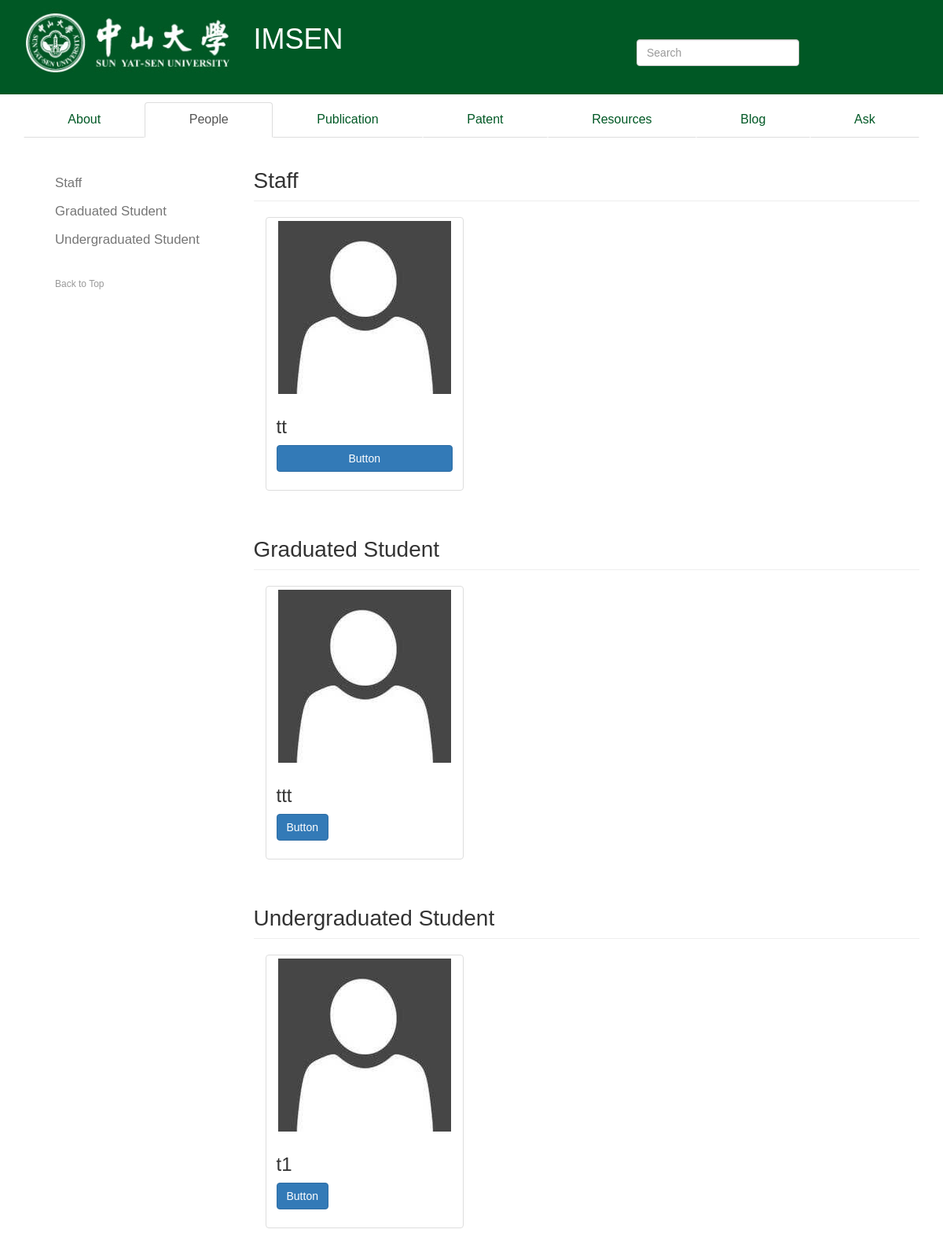
The page /people/ on the database its author committed.
### IMS/models.py (models this page shows, shortened)
class staff(models.Model):
    name = models.CharField(max_length=10, primary_key=True)
    researchInterest = models.TextField(null=True)
    bio = models.TextField(null=True)
    publications = models.TextField(null=True)
    courses = models.TextField(null=True)
    img = models.ImageField(upload_to='Simg', default='Simg/no-img.jpg')

class Gstudent(models.Model):
    name = models.CharField(max_length=10, primary_key=True)
    researchInterest = models.TextField(null=True)
    bio = models.TextField(null=True)
    img = models.ImageField(upload_to='Simg', default='Simg/no-img.jpg')

class Ustudent(models.Model):
    name = models.CharField(max_length=10, primary_key=True)
    researchInterest = models.TextField(null=True)
    bio = models.TextField(null=True)
    img = models.ImageField(upload_to='Simg', default='Simg/no-img.jpg')

### IMS/views.py (the view)
# urls.py: url(r'^people/$', IMSview.peoplePage, name='people'),
def peoplePage(request):
    try:
        _staff = staff.objects.all()
        _Gstudent = Gstudent.objects.all()
        _Ustudent = Ustudent.objects.all()
        return render(request, 'people.html', {'staff': _staff, 'Gstudent': _Gstudent, 'Ustudent': _Ustudent})
    except:
        return render(request, 'people.html')

### templates/people.html (shortened to what this page needs)
{% extends "base.html" %}
{% block content %}
    <ul class="nav nav-tabs nav-justified" role="tablist">
        <li role="presentation"><a href="/about/">About</a></li>
        <li role="presentation" class="active"><a href="/people/">People</a></li>
        <li role="presentation"><a href="/publication/" role="tab">Publication</a></li>
        <li role="presentation"><a href="/patent/" role="tab">Patent</a></li>
        <li role="presentation"><a href="/resource/">Resources</a></li>
        <li role="presentation"><a href="/blog/">Blog</a></li>
        <li role="presentation"><a href="/ask/">Ask</a></li>
    </ul>
    <div class="row">
        <div class="col-md-3">
            <nav class="bs-docs-sidebar hidden-print hidden-xs hidden-sm">
                <ul class="nav bs-docs-sidenav">
                    <li>
                        <a href="#staff" style="font-size:120%">Staff</a>
                    </li>
                    <li>
                        <a href="#Gstudent" style="font-size:120%">Graduated Student</a>
                    </li>
                    <li>
                        <a href="#Ustudent" style="font-size:120%">Undergraduated Student</a>
                    </li>
                </ul>
                <a class="back-to-top" href="#top">
                    Back to Top
                </a>
            </nav>
        </div>
        <div class="col-md-9" role="main">
            <div class="container-fluid">
                <div class="section">
                    <div class="row">
                        <h2 id="staff" class="page-header">Staff</h2>
                        {% for item in staff %}
                            <div class="col-sm-6 col-md-4">
                                <div class="thumbnail">
                                    <img src="{{ item.img.url }}" style="width:220px; height:220px">
                                    <div class="caption">
                                        <h3>{{ item.name }}</h3>
                                        <p><a href="{% url "staffDetail" name=item.name %}"
                                              class="btn btn-primary center-block"
                                              role="button">Button</a>
                                        </p>
                                    </div>
                                </div>
                            </div>
                        {% endfor %}
                    </div>
                </div>
                <div class="section">
                    <div class="row">
                        <h2 id="Gstudent" class="page-header">Graduated Student</h2>
                        {% for item in Gstudent %}
                            <div class="col-sm-6 col-md-4">
                                <div class="thumbnail">
                                    <img src="{{ item.img.url }}" style="width:220px; height:220px">
                                    <div class="caption">
                                        <h3>{{ item.name }}</h3>
                                        <p><a href="{% url "staffDetail" name=item.name %}"
                                              class="btn btn-primary text-center" role="button">Button</a>
                                        </p>
                                    </div>
                                </div>
                            </div>
                        {% endfor %}
                    </div>
                </div>
                <div class="section">
                    <div class="row">
                        <h2 id="Ustudent" class="page-header">Undergraduated Student</h2>
                        {% for item in Ustudent %}
                            <div class="col-sm-6 col-md-4">
                                <div class="thumbnail">
                                    <img src="{{ item.img.url }}" style="width:220px; height:220px">
                                    <div class="caption">
                                        <h3>{{ item.name }}</h3>
                                        <p><a href="{% url "staffDetail" name=item.name %}"
                                              class="btn btn-primary text-center" role="button">Button</a>
                                        </p>
                                    </div>
                                </div>
                            </div>
                        {% endfor %}
                    </div>
                </div>
            </div>
        </div>
    </div>
{% endblock %}

### templates/base.html (style rules this page uses)
.nav-tabs { background-color: white; margin-top: 10px; }
.nav-tabs li >a { color: #005825; font-size: 16px; }
.bs-docs-sidenav { margin-top: 40px; }
.page-header { font-size: 28px; }
body { font-family:Arial,Georgia,TimesNewRoma; line-height:200% }

### rows shown on the page
staff: img (placeholder picture), name "tt"
Gstudent: img (placeholder picture), name "ttt"
Ustudent: img (placeholder picture), name "t1"
